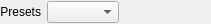
<?xml version="1.0" encoding="UTF-8"?>
<ui version="4.0">
 <class>presetsWidget</class>
 <widget class="QWidget" name="presetsWidget">
  <property name="geometry">
   <rect>
    <x>0</x>
    <y>0</y>
    <width>198</width>
    <height>24</height>
   </rect>
  </property>
  <property name="windowTitle">
   <string>Form</string>
  </property>
  <layout class="QHBoxLayout" name="horizontalLayout_2" stretch="0,0,0,0">
   <property name="leftMargin">
    <number>0</number>
   </property>
   <property name="topMargin">
    <number>0</number>
   </property>
   <property name="rightMargin">
    <number>0</number>
   </property>
   <property name="bottomMargin">
    <number>0</number>
   </property>
   <item>
    <widget class="QLabel" name="presetsLabel">
     <property name="sizePolicy">
      <sizepolicy hsizetype="Expanding" vsizetype="Preferred">
       <horstretch>0</horstretch>
       <verstretch>0</verstretch>
      </sizepolicy>
     </property>
     <property name="text">
      <string>Presets</string>
     </property>
     <property name="alignment">
      <set>Qt::AlignRight|Qt::AlignTrailing|Qt::AlignVCenter</set>
     </property>
    </widget>
   </item>
   <item>
    <widget class="QComboBox" name="presetsComboBox">
     <property name="sizePolicy">
      <sizepolicy hsizetype="MinimumExpanding" vsizetype="Fixed">
       <horstretch>0</horstretch>
       <verstretch>0</verstretch>
      </sizepolicy>
     </property>
     <property name="currentText">
      <string/>
     </property>
    </widget>
   </item>
   <item>
    <widget class="QPushButton" name="presetsButtonAdd">
     <property name="sizePolicy">
      <sizepolicy hsizetype="Minimum" vsizetype="Minimum">
       <horstretch>0</horstretch>
       <verstretch>0</verstretch>
      </sizepolicy>
     </property>
     <property name="text">
      <string/>
     </property>
     <property name="icon">
      <iconset resource="../ressources/icons.qrc">
       <normaloff>:/icons/plus-circle.svg</normaloff>:/icons/plus-circle.svg</iconset>
     </property>
     <property name="flat">
      <bool>true</bool>
     </property>
    </widget>
   </item>
   <item>
    <widget class="QPushButton" name="presetsButtonRemove">
     <property name="sizePolicy">
      <sizepolicy hsizetype="Minimum" vsizetype="Minimum">
       <horstretch>0</horstretch>
       <verstretch>0</verstretch>
      </sizepolicy>
     </property>
     <property name="text">
      <string/>
     </property>
     <property name="icon">
      <iconset resource="../ressources/icons.qrc">
       <normaloff>:/icons/minus-circle.svg</normaloff>:/icons/minus-circle.svg</iconset>
     </property>
     <property name="flat">
      <bool>true</bool>
     </property>
    </widget>
   </item>
  </layout>
 </widget>
 <resources>
  <include location="../ressources/icons.qrc"/>
 </resources>
 <connections/>
</ui>
